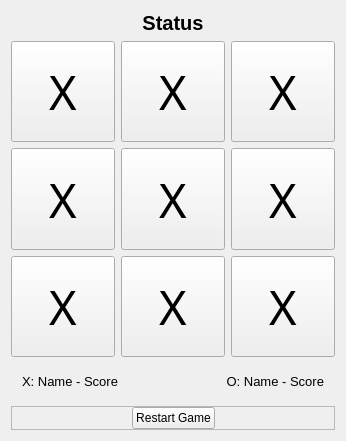
<?xml version="1.0" encoding="UTF-8"?>
<ui version="4.0">
 <class>MainWindow</class>
 <widget class="QMainWindow" name="MainWindow">
  <property name="geometry">
   <rect>
    <x>0</x>
    <y>0</y>
    <width>346</width>
    <height>441</height>
   </rect>
  </property>
  <property name="windowTitle">
   <string>Tic Tac Toe</string>
  </property>
  <widget class="QWidget" name="centralWidget">
   <layout class="QVBoxLayout" name="verticalLayout">
    <item>
     <widget class="QLabel" name="label_status">
      <property name="sizePolicy">
       <sizepolicy hsizetype="Preferred" vsizetype="Maximum">
        <horstretch>0</horstretch>
        <verstretch>0</verstretch>
       </sizepolicy>
      </property>
      <property name="font">
       <font>
        <pointsize>15</pointsize>
        <weight>75</weight>
        <bold>true</bold>
       </font>
      </property>
      <property name="text">
       <string>Status</string>
      </property>
      <property name="alignment">
       <set>Qt::AlignCenter</set>
      </property>
     </widget>
    </item>
    <item>
     <layout class="QGridLayout" name="gridLayout">
      <item row="0" column="0">
       <widget class="QPushButton" name="spot_00">
        <property name="sizePolicy">
         <sizepolicy hsizetype="Minimum" vsizetype="Minimum">
          <horstretch>0</horstretch>
          <verstretch>0</verstretch>
         </sizepolicy>
        </property>
        <property name="minimumSize">
         <size>
          <width>0</width>
          <height>55</height>
         </size>
        </property>
        <property name="font">
         <font>
          <family>Narkisim</family>
          <pointsize>35</pointsize>
         </font>
        </property>
        <property name="text">
         <string>X</string>
        </property>
        <property name="flat">
         <bool>false</bool>
        </property>
       </widget>
      </item>
      <item row="0" column="1">
       <widget class="QPushButton" name="spot_01">
        <property name="sizePolicy">
         <sizepolicy hsizetype="Minimum" vsizetype="Minimum">
          <horstretch>0</horstretch>
          <verstretch>0</verstretch>
         </sizepolicy>
        </property>
        <property name="minimumSize">
         <size>
          <width>0</width>
          <height>55</height>
         </size>
        </property>
        <property name="font">
         <font>
          <family>Narkisim</family>
          <pointsize>35</pointsize>
         </font>
        </property>
        <property name="text">
         <string>X</string>
        </property>
        <property name="flat">
         <bool>false</bool>
        </property>
       </widget>
      </item>
      <item row="0" column="2">
       <widget class="QPushButton" name="spot_02">
        <property name="sizePolicy">
         <sizepolicy hsizetype="Minimum" vsizetype="Minimum">
          <horstretch>0</horstretch>
          <verstretch>0</verstretch>
         </sizepolicy>
        </property>
        <property name="minimumSize">
         <size>
          <width>0</width>
          <height>55</height>
         </size>
        </property>
        <property name="font">
         <font>
          <family>Narkisim</family>
          <pointsize>35</pointsize>
         </font>
        </property>
        <property name="text">
         <string>X</string>
        </property>
        <property name="flat">
         <bool>false</bool>
        </property>
       </widget>
      </item>
      <item row="1" column="0">
       <widget class="QPushButton" name="spot_10">
        <property name="sizePolicy">
         <sizepolicy hsizetype="Minimum" vsizetype="Minimum">
          <horstretch>0</horstretch>
          <verstretch>0</verstretch>
         </sizepolicy>
        </property>
        <property name="minimumSize">
         <size>
          <width>0</width>
          <height>55</height>
         </size>
        </property>
        <property name="font">
         <font>
          <family>Narkisim</family>
          <pointsize>35</pointsize>
         </font>
        </property>
        <property name="text">
         <string>X</string>
        </property>
        <property name="flat">
         <bool>false</bool>
        </property>
       </widget>
      </item>
      <item row="1" column="1">
       <widget class="QPushButton" name="spot_11">
        <property name="sizePolicy">
         <sizepolicy hsizetype="Minimum" vsizetype="Minimum">
          <horstretch>0</horstretch>
          <verstretch>0</verstretch>
         </sizepolicy>
        </property>
        <property name="minimumSize">
         <size>
          <width>0</width>
          <height>55</height>
         </size>
        </property>
        <property name="font">
         <font>
          <family>Narkisim</family>
          <pointsize>35</pointsize>
         </font>
        </property>
        <property name="text">
         <string>X</string>
        </property>
        <property name="flat">
         <bool>false</bool>
        </property>
       </widget>
      </item>
      <item row="1" column="2">
       <widget class="QPushButton" name="spot_12">
        <property name="sizePolicy">
         <sizepolicy hsizetype="Minimum" vsizetype="Minimum">
          <horstretch>0</horstretch>
          <verstretch>0</verstretch>
         </sizepolicy>
        </property>
        <property name="minimumSize">
         <size>
          <width>0</width>
          <height>55</height>
         </size>
        </property>
        <property name="font">
         <font>
          <family>Narkisim</family>
          <pointsize>35</pointsize>
         </font>
        </property>
        <property name="text">
         <string>X</string>
        </property>
        <property name="flat">
         <bool>false</bool>
        </property>
       </widget>
      </item>
      <item row="2" column="0">
       <widget class="QPushButton" name="spot_20">
        <property name="sizePolicy">
         <sizepolicy hsizetype="Minimum" vsizetype="Minimum">
          <horstretch>0</horstretch>
          <verstretch>0</verstretch>
         </sizepolicy>
        </property>
        <property name="minimumSize">
         <size>
          <width>0</width>
          <height>55</height>
         </size>
        </property>
        <property name="font">
         <font>
          <family>Narkisim</family>
          <pointsize>35</pointsize>
         </font>
        </property>
        <property name="text">
         <string>X</string>
        </property>
        <property name="flat">
         <bool>false</bool>
        </property>
       </widget>
      </item>
      <item row="2" column="1">
       <widget class="QPushButton" name="spot_21">
        <property name="sizePolicy">
         <sizepolicy hsizetype="Minimum" vsizetype="Minimum">
          <horstretch>0</horstretch>
          <verstretch>0</verstretch>
         </sizepolicy>
        </property>
        <property name="minimumSize">
         <size>
          <width>0</width>
          <height>55</height>
         </size>
        </property>
        <property name="font">
         <font>
          <family>Narkisim</family>
          <pointsize>35</pointsize>
         </font>
        </property>
        <property name="text">
         <string>X</string>
        </property>
        <property name="flat">
         <bool>false</bool>
        </property>
       </widget>
      </item>
      <item row="2" column="2">
       <widget class="QPushButton" name="spot_22">
        <property name="sizePolicy">
         <sizepolicy hsizetype="Minimum" vsizetype="Minimum">
          <horstretch>0</horstretch>
          <verstretch>0</verstretch>
         </sizepolicy>
        </property>
        <property name="minimumSize">
         <size>
          <width>0</width>
          <height>55</height>
         </size>
        </property>
        <property name="font">
         <font>
          <family>Narkisim</family>
          <pointsize>35</pointsize>
         </font>
        </property>
        <property name="text">
         <string>X</string>
        </property>
        <property name="flat">
         <bool>false</bool>
        </property>
       </widget>
      </item>
     </layout>
    </item>
    <item>
     <widget class="QFrame" name="NameFrame">
      <property name="sizePolicy">
       <sizepolicy hsizetype="Preferred" vsizetype="Maximum">
        <horstretch>0</horstretch>
        <verstretch>0</verstretch>
       </sizepolicy>
      </property>
      <layout class="QHBoxLayout" name="horizontalLayout">
       <item>
        <widget class="QLabel" name="label_name1">
         <property name="sizePolicy">
          <sizepolicy hsizetype="Preferred" vsizetype="Maximum">
           <horstretch>0</horstretch>
           <verstretch>0</verstretch>
          </sizepolicy>
         </property>
         <property name="font">
          <font>
           <pointsize>10</pointsize>
          </font>
         </property>
         <property name="text">
          <string>X: Name - Score</string>
         </property>
        </widget>
       </item>
       <item>
        <widget class="QLabel" name="label_name2">
         <property name="sizePolicy">
          <sizepolicy hsizetype="Preferred" vsizetype="Maximum">
           <horstretch>0</horstretch>
           <verstretch>0</verstretch>
          </sizepolicy>
         </property>
         <property name="font">
          <font>
           <pointsize>10</pointsize>
          </font>
         </property>
         <property name="text">
          <string>O: Name - Score</string>
         </property>
         <property name="alignment">
          <set>Qt::AlignRight|Qt::AlignTrailing|Qt::AlignVCenter</set>
         </property>
        </widget>
       </item>
      </layout>
     </widget>
    </item>
    <item>
     <widget class="QFrame" name="frame">
      <property name="sizePolicy">
       <sizepolicy hsizetype="Preferred" vsizetype="Maximum">
        <horstretch>0</horstretch>
        <verstretch>0</verstretch>
       </sizepolicy>
      </property>
      <property name="frameShape">
       <enum>QFrame::StyledPanel</enum>
      </property>
      <property name="frameShadow">
       <enum>QFrame::Raised</enum>
      </property>
      <layout class="QHBoxLayout" name="horizontalLayout_2">
       <property name="leftMargin">
        <number>0</number>
       </property>
       <property name="topMargin">
        <number>0</number>
       </property>
       <property name="rightMargin">
        <number>0</number>
       </property>
       <property name="bottomMargin">
        <number>0</number>
       </property>
       <item>
        <spacer name="horizontalSpacer">
         <property name="orientation">
          <enum>Qt::Horizontal</enum>
         </property>
         <property name="sizeHint" stdset="0">
          <size>
           <width>105</width>
           <height>20</height>
          </size>
         </property>
        </spacer>
       </item>
       <item>
        <widget class="QPushButton" name="buttonRestart">
         <property name="text">
          <string>Restart Game</string>
         </property>
        </widget>
       </item>
       <item>
        <spacer name="horizontalSpacer_2">
         <property name="orientation">
          <enum>Qt::Horizontal</enum>
         </property>
         <property name="sizeHint" stdset="0">
          <size>
           <width>104</width>
           <height>20</height>
          </size>
         </property>
        </spacer>
       </item>
      </layout>
     </widget>
    </item>
   </layout>
  </widget>
 </widget>
 <layoutdefault spacing="6" margin="11"/>
 <resources/>
 <connections/>
</ui>
